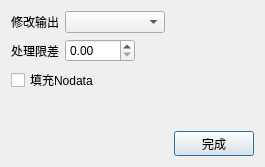
<?xml version="1.0" encoding="UTF-8"?>
<ui version="4.0">
 <class>ipfModelerDSMDEMDifferenceProcessDialog</class>
 <widget class="QDialog" name="ipfModelerDSMDEMDifferenceProcessDialog">
  <property name="geometry">
   <rect>
    <x>0</x>
    <y>0</y>
    <width>265</width>
    <height>167</height>
   </rect>
  </property>
  <property name="windowTitle">
   <string>DSMDEM差值处理</string>
  </property>
  <layout class="QVBoxLayout" name="verticalLayout">
   <item>
    <layout class="QHBoxLayout" name="horizontalLayout_5">
     <item>
      <widget class="QLabel" name="label_4">
       <property name="text">
        <string>修改输出</string>
       </property>
      </widget>
     </item>
     <item>
      <widget class="QComboBox" name="comboBox">
       <property name="minimumSize">
        <size>
         <width>100</width>
         <height>0</height>
        </size>
       </property>
      </widget>
     </item>
     <item>
      <spacer name="horizontalSpacer_2">
       <property name="orientation">
        <enum>Qt::Horizontal</enum>
       </property>
       <property name="sizeHint" stdset="0">
        <size>
         <width>40</width>
         <height>20</height>
        </size>
       </property>
      </spacer>
     </item>
    </layout>
   </item>
   <item>
    <layout class="QHBoxLayout" name="horizontalLayout_4">
     <item>
      <widget class="QLabel" name="label_3">
       <property name="text">
        <string>处理限差</string>
       </property>
      </widget>
     </item>
     <item>
      <widget class="QDoubleSpinBox" name="sb_threshold">
       <property name="minimumSize">
        <size>
         <width>70</width>
         <height>0</height>
        </size>
       </property>
       <property name="maximumSize">
        <size>
         <width>70</width>
         <height>16777215</height>
        </size>
       </property>
       <property name="minimum">
        <double>0.000000000000000</double>
       </property>
       <property name="maximum">
        <double>99999.000000000000000</double>
       </property>
      </widget>
     </item>
     <item>
      <spacer name="horizontalSpacer_4">
       <property name="orientation">
        <enum>Qt::Horizontal</enum>
       </property>
       <property name="sizeHint" stdset="0">
        <size>
         <width>40</width>
         <height>20</height>
        </size>
       </property>
      </spacer>
     </item>
    </layout>
   </item>
   <item>
    <layout class="QHBoxLayout" name="horizontalLayout_3">
     <item>
      <widget class="QCheckBox" name="checkBox">
       <property name="text">
        <string>填充Nodata</string>
       </property>
      </widget>
     </item>
     <item>
      <spacer name="horizontalSpacer_3">
       <property name="orientation">
        <enum>Qt::Horizontal</enum>
       </property>
       <property name="sizeHint" stdset="0">
        <size>
         <width>37</width>
         <height>17</height>
        </size>
       </property>
      </spacer>
     </item>
    </layout>
   </item>
   <item>
    <spacer name="verticalSpacer">
     <property name="orientation">
      <enum>Qt::Vertical</enum>
     </property>
     <property name="sizeHint" stdset="0">
      <size>
       <width>20</width>
       <height>40</height>
      </size>
     </property>
    </spacer>
   </item>
   <item>
    <layout class="QHBoxLayout" name="horizontalLayout">
     <item>
      <spacer name="horizontalSpacer">
       <property name="orientation">
        <enum>Qt::Horizontal</enum>
       </property>
       <property name="sizeHint" stdset="0">
        <size>
         <width>40</width>
         <height>20</height>
        </size>
       </property>
      </spacer>
     </item>
     <item>
      <widget class="QPushButton" name="pushButton">
       <property name="minimumSize">
        <size>
         <width>75</width>
         <height>25</height>
        </size>
       </property>
       <property name="text">
        <string>完成</string>
       </property>
      </widget>
     </item>
    </layout>
   </item>
  </layout>
 </widget>
 <layoutdefault spacing="6" margin="11"/>
 <resources/>
 <connections/>
</ui>
